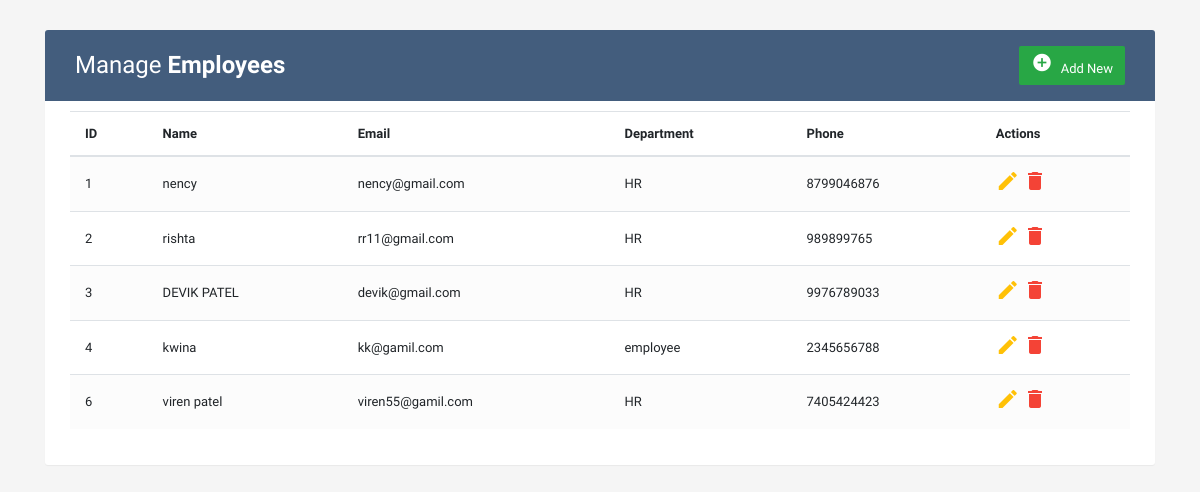
The app's page /crud with its own data.
### myapp/models.py (models this page shows, shortened)
class Employee(models.Model):
    name = models.CharField(max_length=50)
    email = models.EmailField(max_length=50)
    department = models.CharField(max_length=50)
    phone = models.BigIntegerField()

### myapp/views.py (the view)
# urls.py: path('crud', views.crud, name='crud'),
def crud(request):
    eid=Employee.objects.all()
    contaxt={
        "eid":eid
    }
    return render(request,"crud.html",contaxt)

### myapp/templates/crud.html (shortened to what this page needs)
<!DOCTYPE html>
<html lang="en">
<head>
<link rel="stylesheet" href="https://stackpath.bootstrapcdn.com/bootstrap/4.5.0/css/bootstrap.min.css">
</head>
<body>
    <div class="container">
    <div class="table-wrapper">
        <div class="table-title">
            <div class="row">
                <div class="col-sm-6">
                    <h2>Manage <b>Employees</b></h2>
                </div>
                <div class="col-sm-6">
                    <a href="#addEmployeeModal" class="btn btn-success" data-toggle="modal"><i class="material-icons">&#xE147;</i> <span>Add New</span></a>
                </div>
            </div>
        </div>
        <table class="table table-striped table-hover">
            <thead>
                <tr>
                    <th>ID</th>
                    <th>Name</th>
                    <th>Email</th>
                    <th>Department</th>
                    <th>Phone</th>
                    <th>Actions</th>
                </tr>
            </thead>
            <tbody>
                {% for i in eid %}
                <tr>
                    <td>{{i.id}}</td>
                    <td>{{i.name}}</td>
                    <td>{{i.email}}</td>
                    <td>{{i.department}}</td>
                    <td>{{i.phone}}</td>
                    <td>
                        <a href="#editEmployeeModal-{{i.id}}" class="edit" data-toggle="modal"><i class="material-icons" data-toggle="tooltip" title="Edit">&#xE254;</i></a>
                        <a href="#deleteEmployeeModal-{{i.id}}" class="delete" data-toggle="modal"><i class="material-icons" data-toggle="tooltip" title="Delete">&#xE872;</i></a>
                    </td>
                </tr>
                {% endfor %}
            </tbody>
        </table>
    </div>
</div>
</body>
</html>

### myapp/templates/crud.html (style rules this page uses)
body { font-family: 'Varela Round', sans-serif; background: #f5f5f5; font-size: 13px; }
.table-wrapper { background: #fff; padding: 20px 25px; margin: 30px 0; border-radius: 3px; box-shadow: 0 1px 1px rgba(0,0,0,.05); }
.table-title { padding-bottom: 15px; background: #435d7d; color: #fff; padding: 16px 30px; margin: -20px -25px 10px; border-radius: 3px 3px 0 0; }
.table-title h2 { margin: 5px 0 0; font-size: 24px; }
.table-title .btn { color: #fff; float: right; font-size: 13px; border: none; min-width: 50px; border-radius: 2px; margin-left: 10px; }
.table-title .btn i { font-size: 21px; margin-right: 5px; }
table.table tr th, table.table tr td { padding: 12px 15px; vertical-align: middle; }
table.table-striped tbody tr:nth-of-type(odd) { background-color: #fcfcfc; }
table.table td a { color: #566787; }
table.table td a.edit { color: #FFC107; }
table.table td a.delete { color: #F44336; }

### records on screen
Employee: id "1", name "nency", email "nency@gmail.com", department "HR", phone "8799046876"
Employee: id "2", name "rishta", email "rr11@gmail.com", department "HR", phone "989899765"
Employee: id "3", name "DEVIK PATEL", email "devik@gmail.com", department "HR", phone "9976789033"
Employee: id "4", name "kwina", email "kk@gamil.com", department "employee", phone "2345656788"
Employee: id "6", name "viren patel", email "viren55@gamil.com", department "HR", phone "7405424423"
